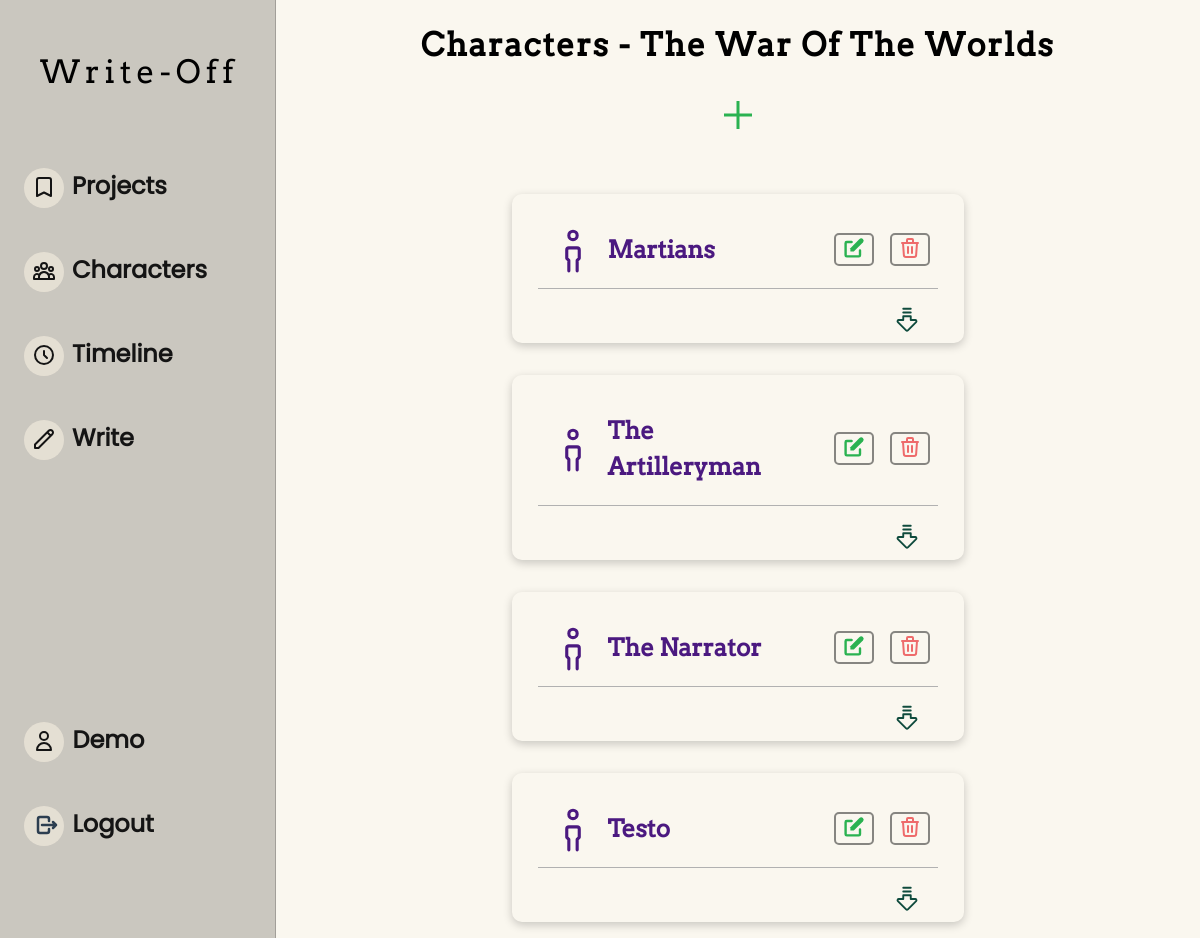
Page /characters/the-war-of-the-worlds/ (signed in) on the earlier database version.
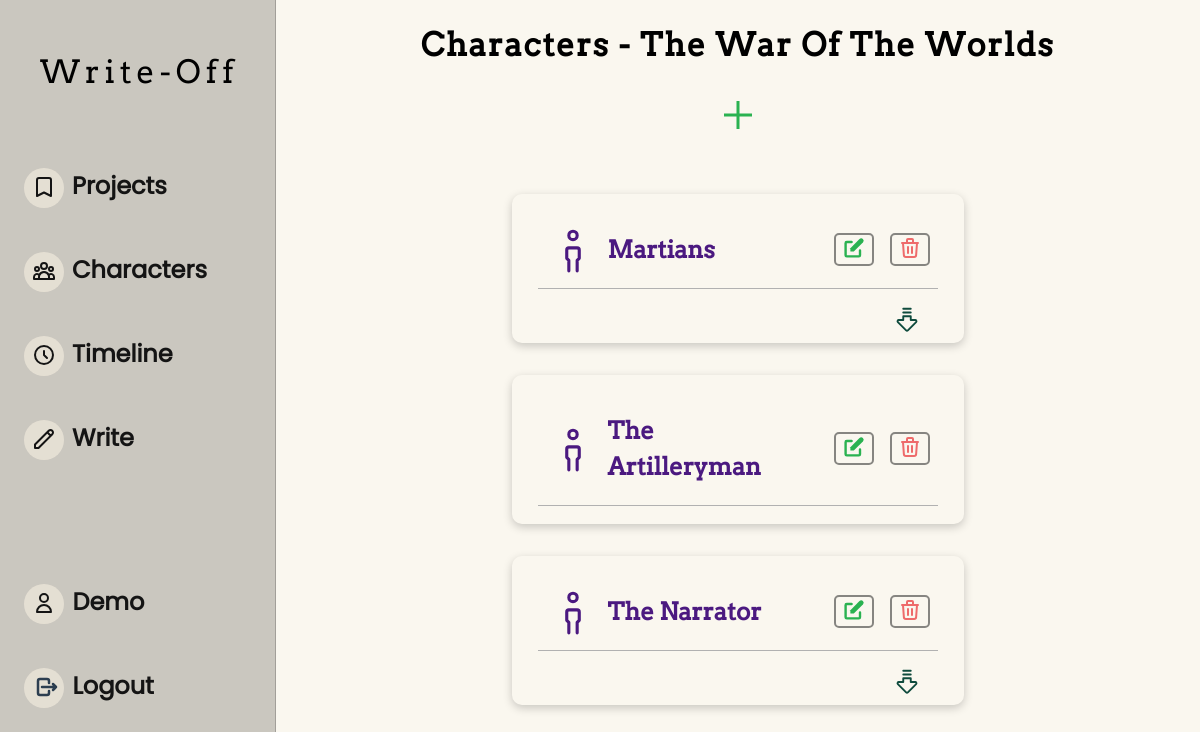
Same page on the later database version.
### writeoff/models.py (models this page shows)
class Character(models.Model):
    project = models.ForeignKey(
        Project, on_delete=models.CASCADE, related_name="character")
    name = models.CharField(max_length=50)
    age = models.IntegerField(blank=True, null=True)
    personality = models.TextField(blank=True)
    appearance = models.TextField(blank=True)
    affiliations = models.ManyToManyField(
        'self', blank=True, symmetrical=True)
    other = models.TextField(blank=True)
    def __str__(self):
        return self.name
    class Meta:
        ordering = ['name']

### writeoff/views.py (the view, shortened to what this page needs)
# urls.py: path("characters/<slug:slug>/", views.characters, name='characters'),
@login_required
def characters(request, slug=None):
    project = None
    if slug is not None:
        try:
            project = Project.objects.get(slug=slug)
            characters = Character.objects.filter(project__slug=slug)
            newCharacterForm = CharacterForm(project=project)
        except:
            raise Http404
    if project.author != request.user:
        raise PermissionDenied
    return render(request, "characters.html", {
        'project': project,
        'characters': characters,
        'newCharacterForm': newCharacterForm
    })

### writeoff/templates/characters.html (shortened to what this page needs)
{% extends "layout.html" %}
{% load static %}
{% block body %}
    <div class="project-container character-view-container">
        <header class="project-header">
            <h1 class="character-title">Characters - {{ project.title|title }}</h1>
            <div class="project-expand">
                <button aria-description="Expand Character Form" class="add-project"><svg xmlns="http://www.w3.org/2000/svg" height="48"
                        width="48">
                        <path d="M22.5 38V25.5H10v-3h12.5V10h3v12.5H38v3H25.5V38Z" />
                    </svg></button>
            </div>
        </header>
        <div class="character-card-container">
            {% for character in characters %}
                <div class="character-card" data-character-id="{{ character.id }}">
                    <div class="character-card-header">
                        <div class="character-img">
                        </div>
                        <h2>{{ character.name|title }}</h2>
                        <div class="character-card-buttons">
                            <button class="edit-character-btn btn">
                            </button>
                            <button class="delete-character-btn btn">
                                <a href="{% url 'characterDelete' project.slug character.id %}">
                                    <svg xmlns="http://www.w3.org/2000/svg" class="icon-delete" fill="none" viewBox="0 0 24 24"
                                        stroke="#EE6B6B" stroke-width="2">
                                        <path stroke-linecap="round" stroke-linejoin="round"
                                            d="M19 7l-.867 12.142A2 2 0 0116.138 21H7.862a2 2 0 01-1.995-1.858L5 7m5 4v6m4-6v6m1-10V4a1 1 0 00-1-1h-4a1 1 0 00-1 1v3M4 7h16" />
                                    </svg>
                                </a>
                            </button>
                        </div>
                    </div>
                    <div class="character-expand-button">
                        <a href="#">
                        </a>
                    </div>
                </div>
            {% endfor %}
        </div>
    </div>
{% endblock %}

Differences in the rows shown:
removed Character: name "Testo"
